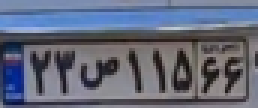
%> input picture P2_810101509/Q4/cropped_blue_rectangle.png, 86 x 36 px (shown 3 times larger)
$ octave p3.m   (GNU Octave 9; MATLAB toolbox functions it lacks are replaced by stand-ins)
%> lines starting %> are read from the running program, lines starting %| are printed output that depends on the picture; in (x1, y1, x2, y2) boxes, pixels count from 0 and x2, y2 are one past the last pixel; in counts of white or black regions, pixels touching at a corner belong together; the program's own positions count from 1
clc;
clear;
close all;

% Step 1: Select the larger image
[file1, path1] = uigetfile({'*.jpg;*.bmp;*.png;*.tif'}, 'Choose the larger image');
%> the answer given: ../Q4/cropped_blue_rectangle.png
s1 = [path1, file1];
largerImage = imread(s1);
%> largerImage is the input picture: size 36x86x3 uint8; mean R, G, B 98.2, 104.3, 122.9
largerImage = imresize(largerImage, [700 600]);
%> largerImage: size 700x600x3 uint8

% Ensure that the larger image is indeed RGB by checking its dimensions
if size(largerImage, 3) == 3  % Check if the image has 3 channels (RGB)
    % Extract red, green, and blue channels
    redChannel = largerImage(:, :, 1);
    greenChannel = largerImage(:, :, 2);
    blueChannel = largerImage(:, :, 3);

    % Define color masks based on your criteria for each channel
    red_mask = redChannel < 50;
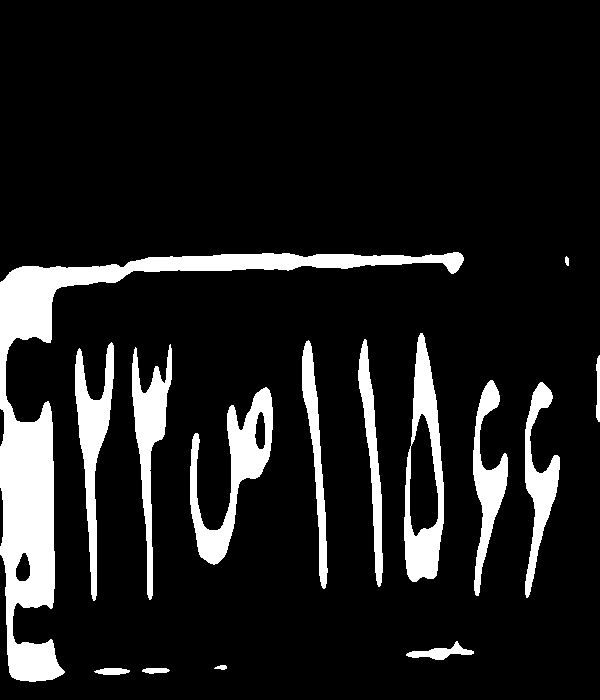
%> red_mask: size 700x600 logical; 11.8% white; 15 white regions, largest, box (x1, y1, x2, y2) and area: (0, 252, 464, 682) 21624, (190, 387, 273, 565) 4911, (404, 333, 444, 582) 4501
    green_mask = greenChannel < 140 & greenChannel > 30;
%> green_mask: size 700x600 logical; 78.5% white; 59 black regions (5 under 20 px), largest, box (x1, y1, x2, y2) and area: (60, 391, 396, 650) 25405, (0, 103, 351, 211) 15666, (0, 0, 387, 60) 14302
    blue_mask = blueChannel > 110;
%> blue_mask: size 700x600 logical; 61.6% white; 8 black regions, largest, box (x1, y1, x2, y2) and area: (0, 171, 600, 700) 115301, (186, 365, 281, 580) 10357, (125, 318, 176, 612) 8171

    % Combine the masks to create a final color-based mask
    color_mask = red_mask & green_mask & blue_mask;
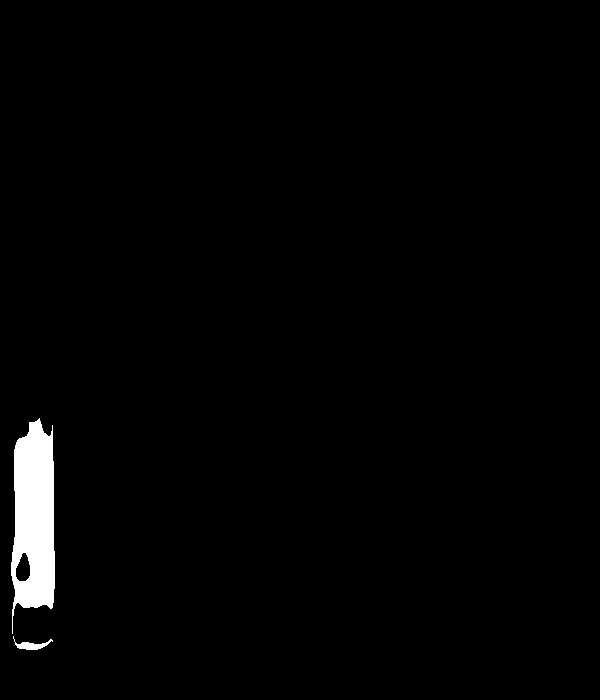
%> color_mask: size 700x600 logical; 1.7% white; 2 white regions, box (x1, y1, x2, y2) and area: (11, 418, 55, 634) 6809, (13, 636, 53, 650) 202
else
    error('The selected larger image is not an RGB image.');
end
% Select the smaller image
[file2, path2] = uigetfile({'*.jpg;*.bmp;*.png;*.tif'}, 'Choose the smaller image');
%> the answer given: ../Q4/cropped_blue_rectangle.png
s2 = [path2, file2];
smallerImage = imread(s2);
smallerImage = imresize(smallerImage, [30 8]);  % Resize for consistency

% Convert the smaller image to binary if it is RGB
if size(smallerImage, 3) == 3  % If the smaller image is RGB, convert to grayscale and then to binary
    smallerImage = rgb2gray(smallerImage);
    threshold = graythresh(smallerImage);
%> threshold = 0.396
    smallerImage = imbinarize(smallerImage, threshold);
end

% Step 3: Define spatial filtering to search both middle and bottom regions
spatial_mask = false(size(largerImage, 1), size(largerImage, 2));  % Initialize mask with all false
quarter_row = floor(size(largerImage, 1) / 4);
%> quarter_row = 175

% Middle region
spatial_mask(quarter_row:3*quarter_row, :) = true;
%> spatial_mask: size 700x600 logical; 50.1% white; 2 black regions, box (x1, y1, x2, y2) and area: (0, 525, 600, 700) 105000, (0, 0, 600, 174) 104400
% Bottom half
spatial_mask(floor(size(largerImage, 1) / 2):end, :) = true;
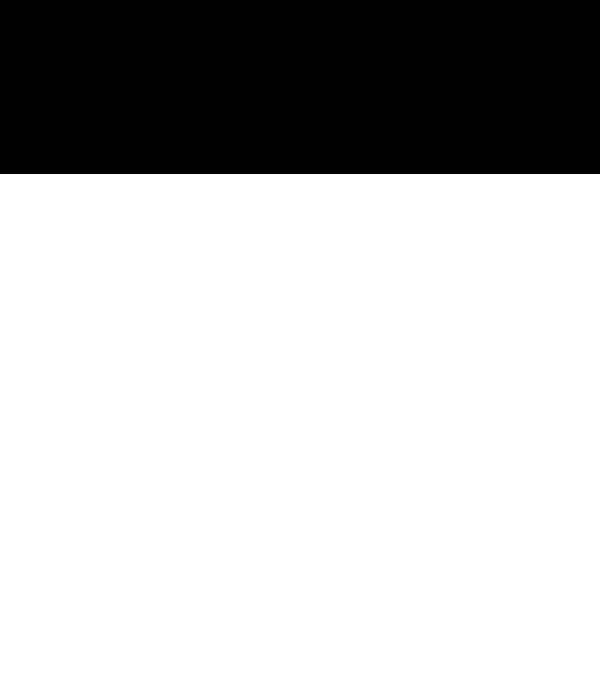
%> spatial_mask: size 700x600 logical; 75.1% white; 1 black region, box (x1, y1, x2, y2) and area: (0, 0, 600, 174) 104400

% Combine the spatial mask with the color mask
final_mask = color_mask & spatial_mask;

% Apply the final mask to highlight the regions in the larger image
highlightedPicture = largerImage;
highlightedPicture(repmat(~final_mask, [1 1 3])) = 0;  % Black out non-matching areas

% Display the images and process the correlation
figure;

% Display the larger binary image
subplot(2, 2, 1);
imshow(largerImage);
title('Original Larger Image');

% Display the smaller binary image
subplot(2, 2, 2);
imshow(smallerImage);
title('Processed Smaller Image');

% Display the larger image with the highlighted areas
subplot(2, 2, 3);
imshow(highlightedPicture);
title('Highlighted Areas Matching Color and Region Criteria');

% Step 3: Perform cross-correlation using only the valid region
% Convert restricted larger image to grayscale for correlation
restricted_larger_image = rgb2gray(largerImage) .* uint8(final_mask);
correlationOutput = normxcorr2(smallerImage, restricted_larger_image);
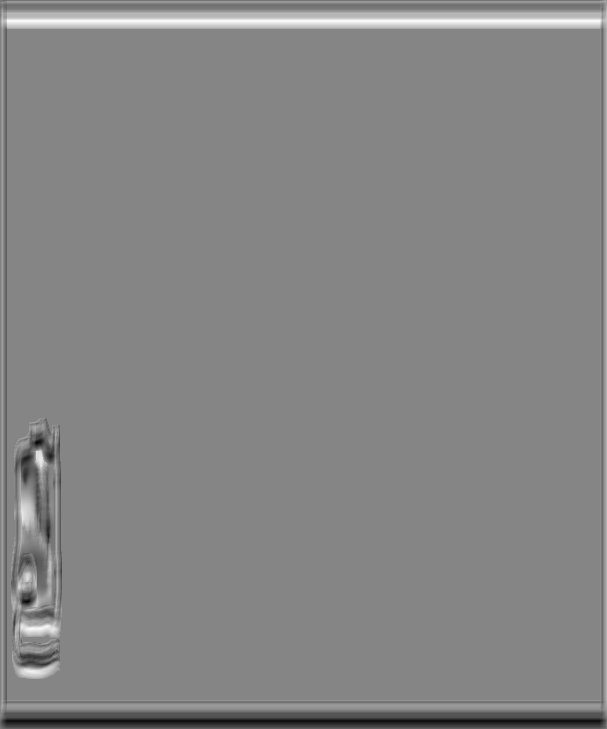
%> correlationOutput: size 729x607 double; min -0.59, max 0.536, mean -0.000144; drawn with min black and max white

% Find the peak correlation value
[maxCorrValue, maxIndex] = max(correlationOutput(:));
%> maxCorrValue = 0.536; maxIndex = 23228

% Convert the linear index to row, column coordinates
[peakRow, peakCol] = ind2sub(size(correlationOutput), maxIndex);
%> peakRow = 629; peakCol = 32

% Step 4:
% Adjust the top-left corner of the matched region in the larger image
corr_offset = [peakRow - size(smallerImage, 1), peakCol - size(smallerImage, 2)];
%> corr_offset = [599 24]

% Ensure the offset stays within the valid bounds of the larger image
corr_offset = max(corr_offset, 0);

% Display the larger image with the most correlated region highlighted
subplot(2, 2, 4);
imshow(largerImage);
title('Larger Image with Best-Matched Region');
hold on;
rectangle('Position', [corr_offset(2), corr_offset(1), size(smallerImage, 2), size(smallerImage, 1)], ...
          'EdgeColor', 'r', 'LineWidth', 2);
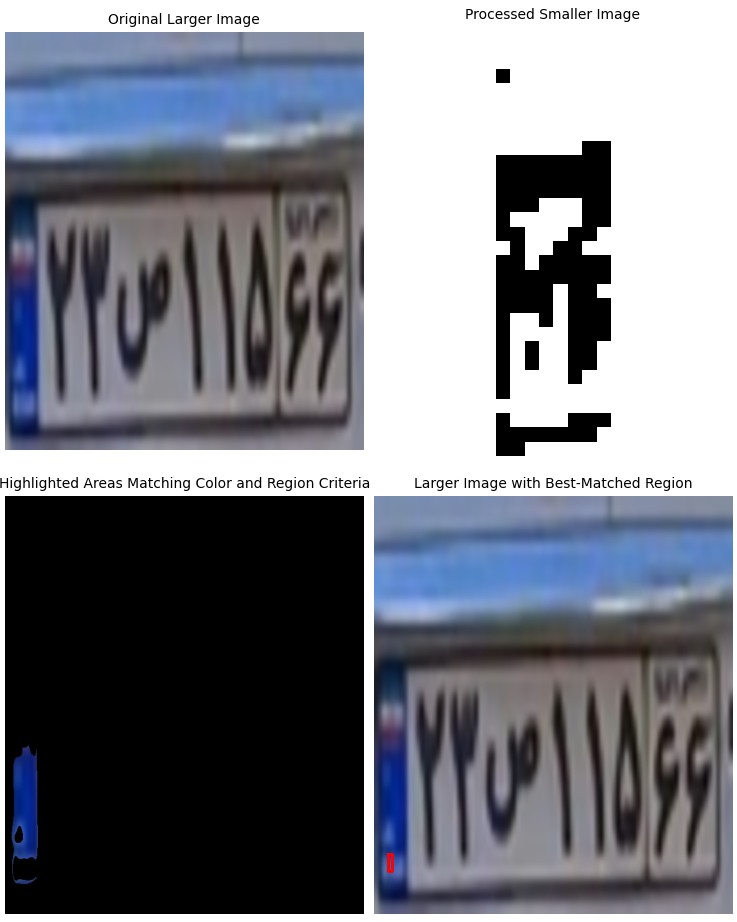
%> figure redrawn from the program's plot data, 4 panels

% Calculate left-top y-coordinate of the red rectangle (y_min)
y_min = corr_offset(1);
%> y_min = 599
disp(['Left-bottom y-coordinate (y_min): ', num2str(y_min)]);
%| Left-bottom y-coordinate (y_min): 599

% Calculate middle x-coordinate of the red rectangle
x_middle = corr_offset(2) + size(smallerImage, 2) / 2;
%> x_middle = 28
disp(['Middle x-coordinate of red rectangle: ', num2str(x_middle)]);
%| Middle x-coordinate of red rectangle: 28


% Call the function to draw the blue rectangle and get its coordinates
[blueRectCoords] = drawBlueRectangle(largerImage, x_middle, y_min);
%> in drawBlueRectangle, `y_start = y_min;`: y_start = 599
%> in drawBlueRectangle, `blueCoords = [x_start, y_start, blue_width, blue_height];`: blueCoords = [28 599 85 35]
%| Blue Rectangle Coordinates: 28  599   85   35
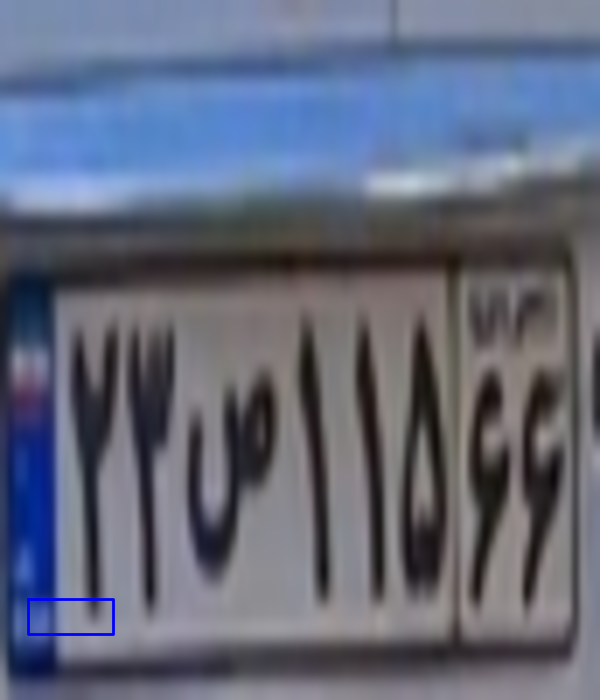
%> figure redrawn from the program's plot data; its title reads 'Larger Image with Blue Rectangle'
%> blueRectCoords = [28 599 85 35]

hold off;

% Crop the region defined by blue rectangle from the original resized image
% blueRectCoords is assumed to have the format: [x_start, y_start, width, height]
x_start = blueRectCoords(1);
%> x_start = 28
y_start = blueRectCoords(2);
%> y_start = 599
blue_width = blueRectCoords(3);
%> blue_width = 85
blue_height = blueRectCoords(4);
%> blue_height = 35

fprintf('The x-start of the palte: %d \n', x_start);
%| The x-start of the palte: 28
fprintf('The y-start of the palte: %d \n', y_start);
%| The y-start of the palte: 599

% Crop the specified area from the original image
croppedImage = imcrop(largerImage, [x_start, y_start, blue_width, blue_height]);
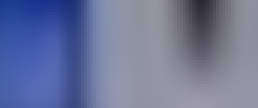
%> croppedImage: size 36x86x3 uint8 (shown 3 times larger); mean R, G, B 108.2, 117.3, 154.2

% Define the destination folder (replace with your desired path)
destinationFolder = '.';  % Update the folder path as needed

% Define the path and filename where you want to save the image
outputFileName = fullfile(destinationFolder, 'cropped_blue_rectangle.png');  % Change the name and format if needed

% Save the cropped image
imwrite(croppedImage, outputFileName);

% Display a message to indicate that the image has been saved
disp(['Cropped image saved as: ', outputFileName]);


% Function to draw the blue rectangle and output its coordinates
function [blueCoords] = drawBlueRectangle(resizedImage, x_middle, y_min)
    % Define dimensions for the blue rectangle
    blue_width = 85;
    blue_height = 35;

    % Calculate the top-left coordinates for the blue rectangle
    x_start = x_middle;
    y_start = y_min;

    % Draw the blue rectangle on the original resized image
    figure;
    imshow(resizedImage);
    hold on;
    rectangle('Position', [x_start, y_start, blue_width, blue_height], 'EdgeColor', 'b', 'LineWidth', 2);
    title('Larger Image with Blue Rectangle');
    hold off;

    % Output the coordinates of the blue rectangle
    blueCoords = [x_start, y_start, blue_width, blue_height];
    disp(['Blue Rectangle Coordinates: ', num2str(blueCoords)]);
end
